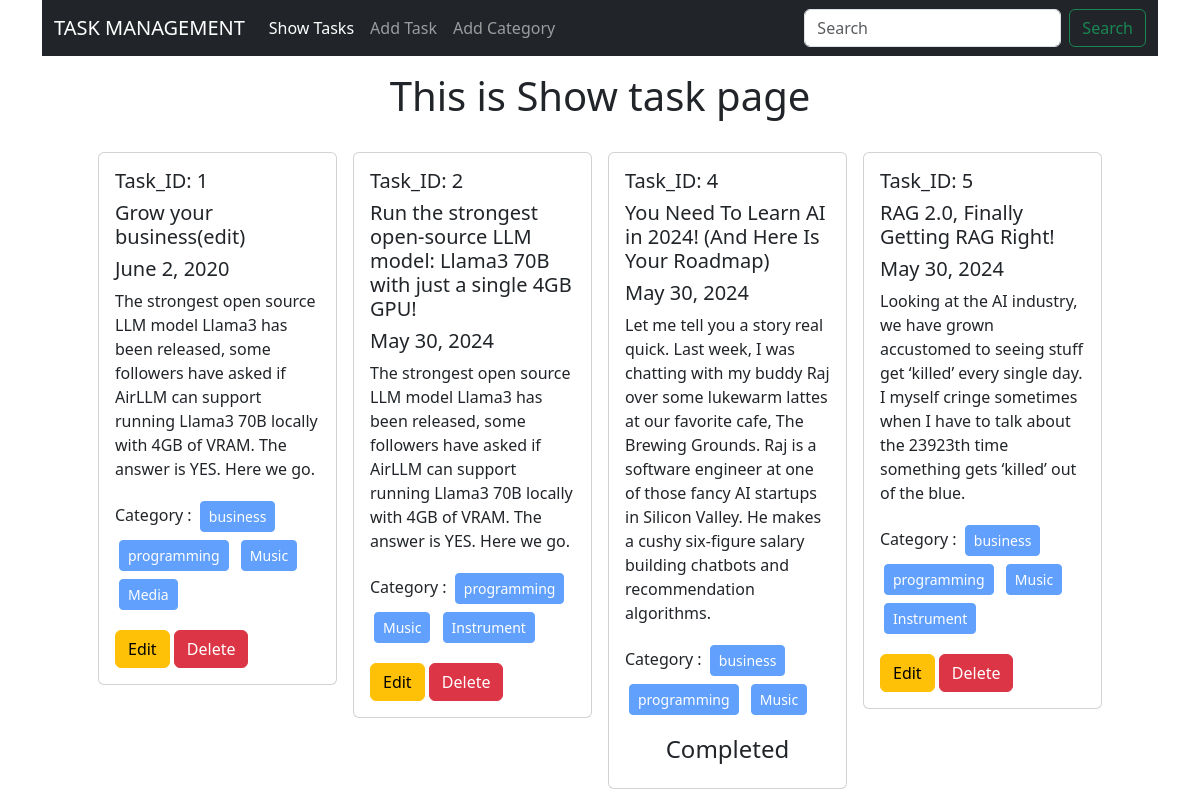
The page / on the database its author committed.
### task/models.py (models this page shows, shortened)
class TaskModel(models.Model):
    task_title=models.CharField(max_length=100)
    task_discription=models.TextField()
    is_completed=models.BooleanField(default=False)
    task_assign_date=models.DateField()
    category=models.ManyToManyField(CategoryModel)

### category/models.py (models this page shows, shortened)
class CategoryModel(models.Model):
    Category_Name=models.CharField(max_length=30)

### Task_Management/views.py (the view)
# urls.py: path('', views.ShowTask,name="homepage"),
def ShowTask(request):
    data=TaskModel.objects.all()
    return render(request,"show_task.html",{'data':data})

### templates/show_task.html
{% extends "base.html" %} {% block content %}
<h1 class="text-center mt-3">This is Show task page</h1>
<div class="d-flex flex-wrap justify-content-center px-5 pt-3">
  {% for task in data %}
  <div class="col-sm-3">
    <div class="card m-2">
      <div class="card-body">
        <h5 class="card-title">Task_ID: {{task.id}}</h5>
        <h5 class="card-title">{{task.task_title}}</h5>
        <h5 class="card-title">{{task.task_assign_date}}</h5>
        <p class="card-text">{{task.task_discription}}</p>
        <p>
          Category : {% for cat in task.category.all %}
          <button class="btn btn-primary btn-sm m-1" disabled>
            {{cat.Category_Name}}
          </button>
          {% endfor %}
        </p>
        {% if task.is_completed == False %}
        <a href="{% url 'EditTask' task.id %}" class="btn btn-warning">Edit</a>
        <a href="{% url 'DeleteTask' task.id %}" class="btn btn-danger"
          >Delete</a
        >
        {% else %}
        <h4 class="text-center">Completed</h4>
        {% endif %}
      </div>
    </div>
  </div>
  {% endfor %}
</div>
{% endblock content %}

### templates/base.html (shortened to what this page needs)
<!DOCTYPE html>
<html lang="en">
  <head>
    <link
      href="https://cdn.jsdelivr.net/npm/bootstrap@5.3.3/dist/css/bootstrap.min.css"
      rel="stylesheet"
    />
  </head>
  <body class="container">
    <nav class="navbar navbar-expand-lg navbar-dark bg-dark">
      <div class="container-fluid">
        <a class="navbar-brand" href="#">TASK MANAGEMENT</a>
        <div class="collapse navbar-collapse" id="navbarSupportedContent">
          <ul class="navbar-nav me-auto mb-2 mb-lg-0">
            <li class="nav-item">
              <a class="nav-link active" aria-current="page" href="{% url "homepage" %}"
                >Show Tasks</a
              >
            </li>
            <li class="nav-item">
              <a class="nav-link" href="{% url "AddTask" %}">Add Task</a>
            </li>
            <li class="nav-item">
              <a class="nav-link" href="{% url "AddCategory" %}">Add Category</a>
            </li>
          </ul>
          <form class="d-flex" role="search">
            <input
              class="form-control me-2"
              type="search"
              placeholder="Search"
              aria-label="Search"
            />
            <button class="btn btn-outline-success" type="submit">
              Search
            </button>
          </form>
        </div>
      </div>
    </nav>
    {% block content %} {% endblock content %}
  </body>
</html>

### rows shown on the page
TaskModel: id "1", task_title "Grow your business(edit)", task_assign_date "June 2, 2020", task_discription "The strongest open source LLM model Llama3 has been released, some followers have asked if AirLLM can support running Llama3 70B locally with 4GB of VRAM. The answer is YES. Here we go.", is_completed "Edit"
CategoryModel: Category_Name "business"
CategoryModel: Category_Name "programming"
CategoryModel: Category_Name "Music"
CategoryModel: Category_Name "Media"
TaskModel: id "2", task_title "Run the strongest open-source LLM model: Llama3 70B with just a single 4GB GPU!", task_assign_date "May 30, 2024", task_discription "The strongest open source LLM model Llama3 has been released, some followers have asked if AirLLM can support running Llama3 70B locally with 4GB of VRAM. The answer is YES. Here we go.", is_completed "Edit"
CategoryModel: Category_Name "Instrument"
TaskModel: id "4", task_title "You Need To Learn AI in 2024! (And Here Is Your Roadmap)", task_assign_date "May 30, 2024", task_discription "Let me tell you a story real quick. Last week, I was chatting with my buddy Raj over some lukewarm lattes at our favorite cafe, The Brewing Grounds. Raj is a software engineer at one of those fancy AI startups in Silicon Valley. He makes a cushy six-figure salary building chatbots and recommendation algorithms.", is_completed "Completed"
TaskModel: id "5", task_title "RAG 2.0, Finally Getting RAG Right!", task_assign_date "May 30, 2024", task_discription "Looking at the AI industry, we have grown accustomed to seeing stuff get ‘killed’ every single day. I myself cringe sometimes when I have to talk about the 23923th time something gets ‘killed’ out of the blue.", is_completed "Edit"
